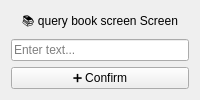
<?xml version="1.0" encoding="UTF-8"?>
<ui version="4.0">
 <class>query_book_screen</class>
 <widget class="QWidget" name="query_book_screen">
  <layout class="QVBoxLayout" name="verticalLayout">
   <item>
    <widget class="QLabel" name="label_heading">
     <property name="text">
      <string>📚 query book screen Screen</string>
     </property>
     <property name="alignment">
      <set>Qt::AlignCenter</set>
     </property>
    </widget>
   </item>
   <item>
    <widget class="QLineEdit" name="titleInput">
     <property name="placeholderText">
      <string>Enter text...</string>
     </property>
    </widget>
   </item>
   <item>
    <widget class="QPushButton" name="saveButton">
     <property name="text">
      <string>➕ Confirm</string>
     </property>
    </widget>
   </item>
  </layout>
 </widget>
 <resources/>
 <connections/>
</ui>
